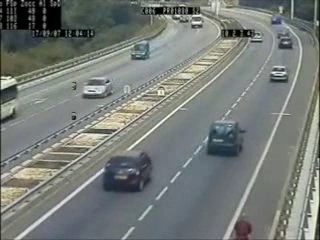
#> input picture frame 75 of {Learning from Krish Naik} Detection of various things/image_examples/cars.avi, 320 x 240 px, given in place of the camera
$ jupyter execute --allow-errors 'day_1 - opencv basics_cj5_m7yrx9o.ipynb'   (text cells are left out)
#> lines starting #> are read from the running program, lines starting #| are printed output that depends on the picture; after the words box and inside, x2 and y2 are one past the last pixel; in counts of white or black regions, pixels touching at a corner belong together; pictures that were not available may be replaced by others from this repository, and a replacement may not be noted
[cell 1]
import cv2 #Import the OpenCV Library
import numpy as np

print(cv2.__version__)

[cell 2]
#Reading & Displaying an Image

img = cv2.imread('dog.jpg')
#imread enables us to read an Image
#The 2nd argumnet is a flag which specifies the way image should be read

cv2.imshow("Output", img) #Displaying the Image

cv2.waitKey(0) #Delay. No. of Milliseconds for which we want to show our image window
cv2.destroyAllWindows()

[cell 3]
cv2.imwrite('copy_dog.jpg', img)
#> Out = True

[cell 4]
#Reading & Displaying a Video

cap = cv2.VideoCapture(0) #If you want to display the Video File, just give the name of it inplace of 0

# is a 4-byte identifier which specifies the format of a video stream

fourcc = cv2.VideoWriter_fourcc('X','V','I','D')

out = cv2.VideoWriter('Name of Output File.avi', fourcc, 20.0, (640,480)) #No. of frames/s, Frame Size

#Videos are just a sequence of Images
#So, we will add a while loop to capture the frame continuously

while True:
    success, frame = cap.read() #frame variable will capture the Video & success variable will tell us whether it was captured successfully or not
#> frame is the input picture: shape (240, 320, 3); mean B, G, R 120, 123.9, 118.8

    if success == True:

        out.write(frame)

        cv2.imshow("Video", frame)

        if cv2.waitKey(1) == ord('q'): #This adds a Delay and looks for the key press inorder to break the loop
#> (key q is pressed here)
            break

    else:
        break


cap.release() #Release the resources after recording
out.release()
cv2.destroyAllWindows()

[cell 5]
#Reading & Displaying a Video

cap = cv2.VideoCapture(0)

cap.set(3, 640)#Width
cap.set(4, 480)#Height
cap.set(10, 100)#brightness

#Videos are just a sequence of Images
#So, we will add a while loop to go through each frame

while True:
    success, img = cap.read() #img variable will capture the Video & success variable will tell us whether it was captured successfully or not
    cv2.imshow("Video", img)


    if cv2.waitKey(1) & 0xFF == ord('q'): #This adds a Delay and looks for the key press inorder to break the loop
#> (key q is pressed here)
        break

cap.release() #Release the resources after recording
cv2.destroyAllWindows()

[cell 6]
#Converting the Image into Gray Scale

#Reading an Image

img = cv2.imread('dog.jpg')

#> (the rest of this cell did not finish here and is left out)

[cell 7]
#Blur Function to Blur the Image

#Reading an Image

img = cv2.imread('dog.jpg')

#> (the rest of this cell did not finish here and is left out)

[cell 8]
#Edge Detector - Canny

img = cv2.imread('dog.jpg') #Reading an Image

imgCanny = cv2.Canny(img, 150, 200)#Threshold Values

kernel = np.ones((5,5), np.uint8)
#Type of the object which is unsigned integer of 8 bits which means the values can range from 0 to 255

#> (the rest of this cell did not finish here and is left out)

[cell 9]
#Resizing the Image

#Reading & Displaying an Image
import cv2
import numpy as np

img = cv2.imread('dog.jpg')
#Reading an Image

cv2.imshow("Output", img) #Displaying the Image

#> (the rest of this cell did not finish here and is left out)

#> (a cell that did not finish here is left out)

[cell 11]
#Cropping the Image

img = cv2.imread('dog.jpg') #Reading an Image

cv2.imshow("Output", img) #Displaying the Image

#> (the rest of this cell did not finish here and is left out)

[cell 12]
#0 means Black

img = np.zeros((512, 512))#Print a Black Image. It is a GrayScale Image

cv2.imshow("O", img)

print(img.shape)

cv2.waitKey(0)
cv2.destroyAllWindows()

[cell 13]
#0 means Black

img = np.zeros((512, 512, 3),np.uint8 )#Print a Black Image with 3 Channles RGB.

#img[:] = 255, 0 , 0

cv2.line(img, (0,0), (300,300), (0,255,255),3) #Staring Pt., Ending Pt., Color, Thickness

cv2.imshow("O", img)
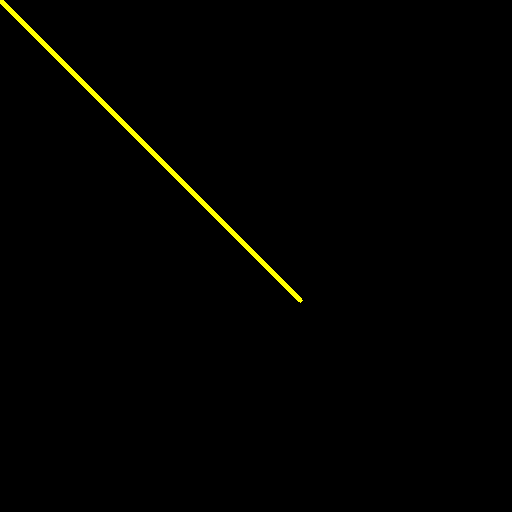
#> window 'O': shape (512, 512, 3); mean B, G, R 0, 2, 2

#print(img.shape)

cv2.waitKey(0)
cv2.destroyAllWindows()

[cell 14]
cv2.rectangle(img, (0,0), (250,350), (0, 255, 255), cv2.FILLED) #cv2.FILLED is used to Fill the Rectangles
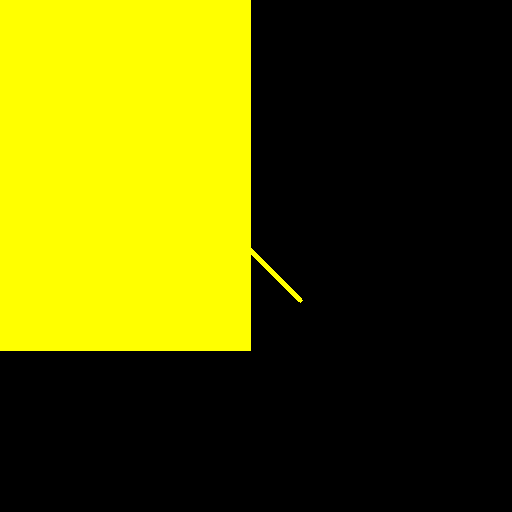
#> img: shape (512, 512, 3); mean B, G, R 0, 86, 86

cv2.imshow("O", img)

#print(img.shape)

cv2.waitKey(0)
cv2.destroyAllWindows()

[cell 15]
cv2.circle(img, (400,50), 30 , (0, 255, 255), cv2.FILLED) #Center, Radius , Color

cv2.imshow("O", img)

#print(img.shape)

cv2.waitKey(0)
cv2.destroyAllWindows()

[cell 16]
cv2.putText(img, "OpenCV", (300, 100), cv2.FONT_HERSHEY_COMPLEX, 1, (0, 150,0), 1) #Staring Pt., Font, Scale, Color, Thickness
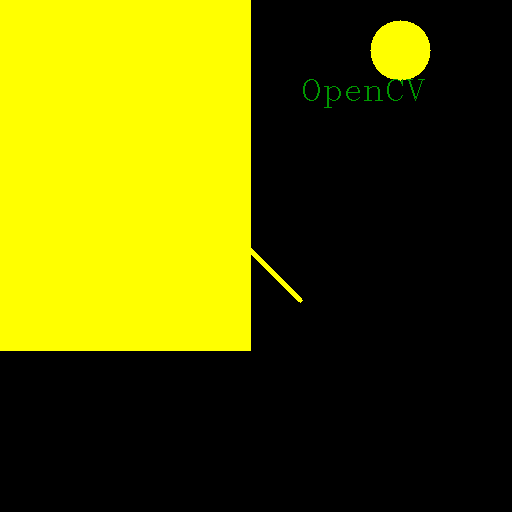
#> img: shape (512, 512, 3); mean B, G, R 0, 89, 88.8

cv2.imshow("O", img)

#print(img.shape)

cv2.waitKey(0)
cv2.destroyAllWindows()

[cell 17]
#How to Join Image Together

img = cv2.imread('dog.jpg') #Reading an Image

imgHor = np.hstack((img, img))#Images stacked in Horizonatl Direction

cv2.imshow("Horizontal", imgHor) #Displaying the Image


cv2.waitKey(0)
cv2.destroyAllWindows()

[cell 18]
#How to Join Image Together

img = cv2.imread('dog.jpg') #Reading an Image

imgVer = np.vstack((img, img))#Images stacked in Horizonatl Direction

cv2.imshow("Vertical", imgVer) #Displaying the Image


#Both the Images must have same Channels because they have a matrix and we cannot resize the Images

cv2.waitKey(0)
cv2.destroyAllWindows()

[cell 19]
faceCascade = cv2.CascadeClassifier("haarcascade_frontalface_default.xml")

img = cv2.imread('face.jpg') #Reading an Image
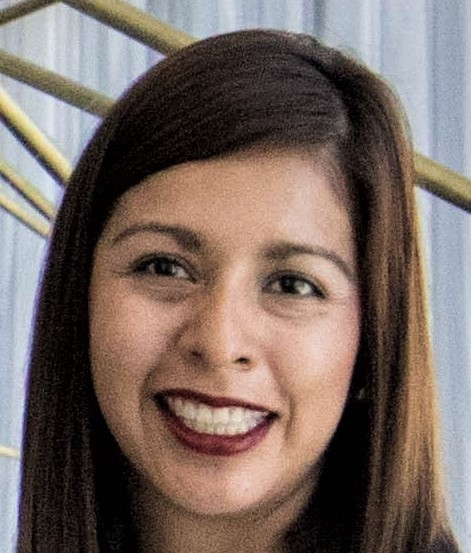
#> input picture Images/face.jpeg, 471 x 553 px, given in place of face.jpg, which was not available
#> img is the input picture: shape (553, 471, 3); mean B, G, R 98.9, 105.9, 121

img = cv2.resize(img, (1240,640))
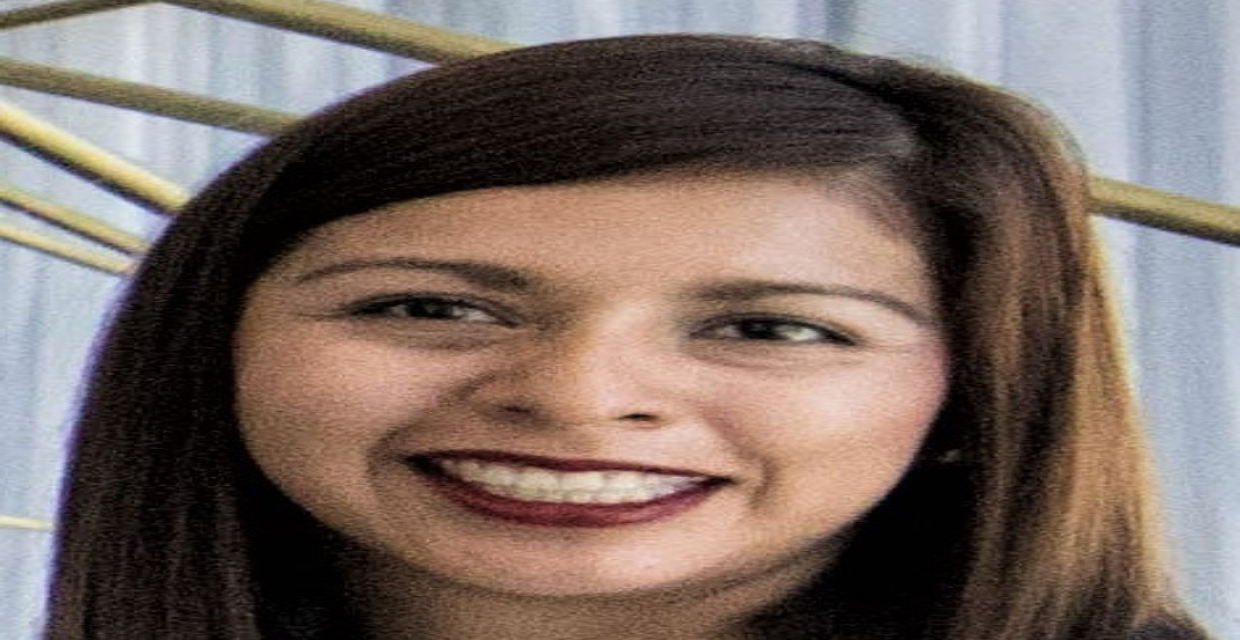
#> img: shape (640, 1240, 3); mean B, G, R 98.7, 105.7, 120.9
imgGray = cv2.cvtColor(img, cv2.COLOR_BGR2GRAY)
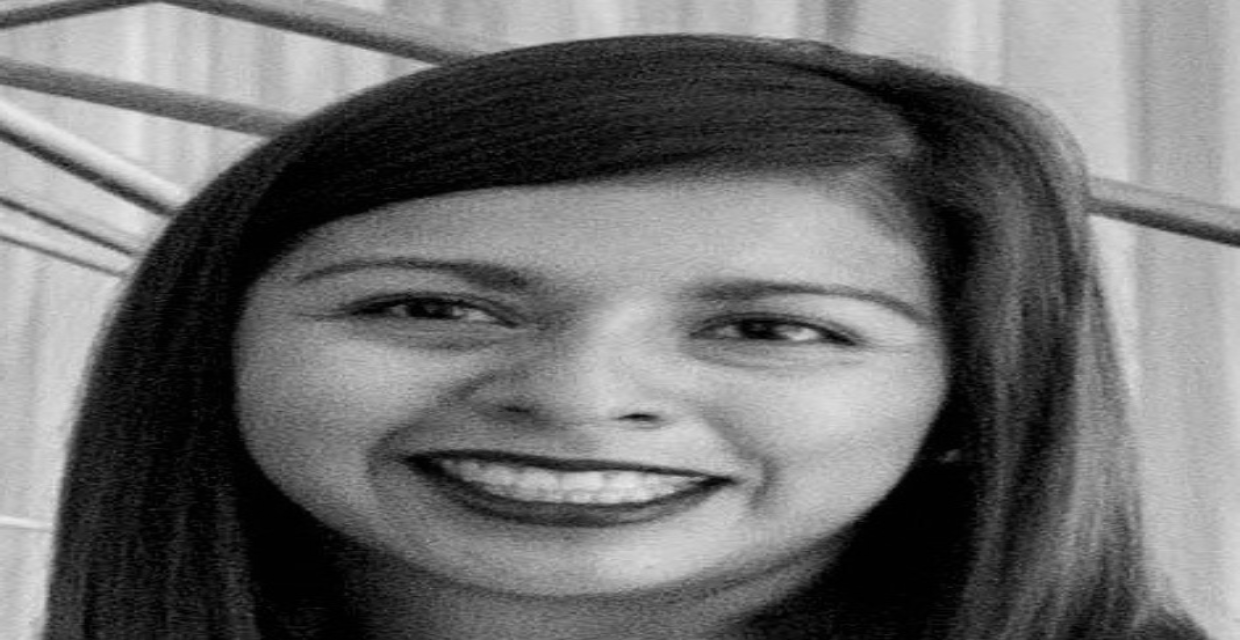
#> imgGray: shape (640, 1240); min 0, max 236, mean 109.5

faces = faceCascade.detectMultiScale(imgGray, 1.1, 4)
#> faces = [[581, 186, 379, 379]]

for (x, y, w, h) in faces:
    cv2.rectangle(img, (x,y),(x+w,y+h),(0,0,255),2)
#> this loop made 1 pass
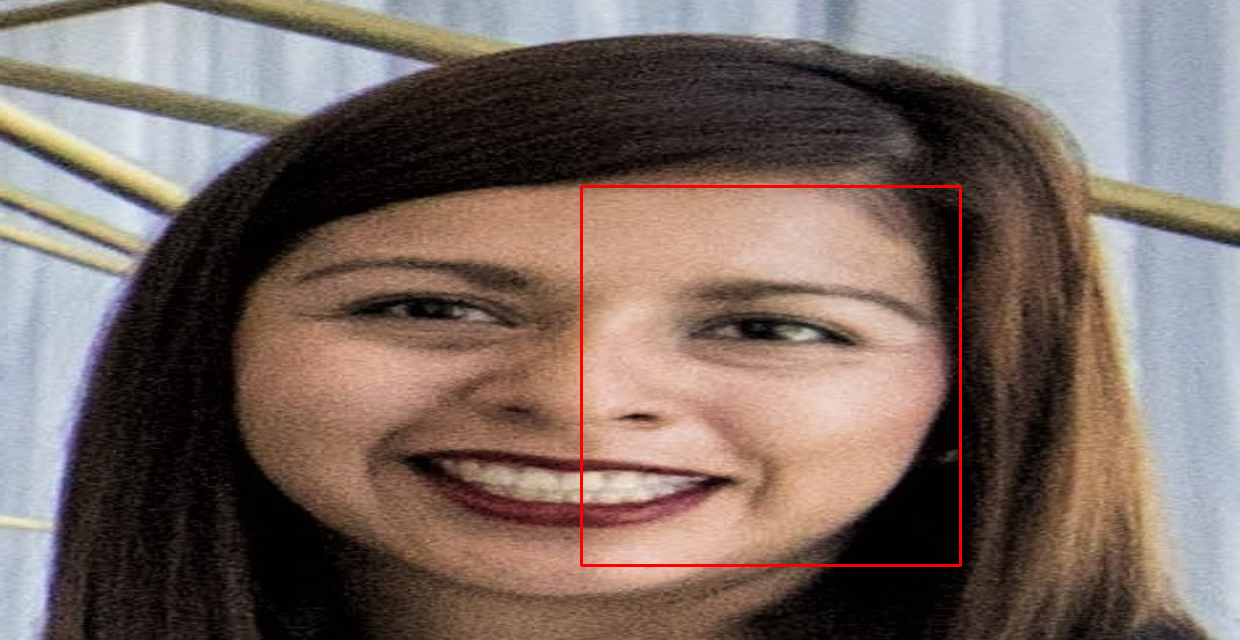
#> img: shape (640, 1240, 3); 0.57% of pixels changed, all inside (x1, y1, x2, y2) = (580, 185, 962, 567)

cv2.imshow("Output", img) #Displaying the Image

cv2.waitKey(0)
cv2.destroyAllWindows()

[cell 20]
import cv2
cap = cv2.VideoCapture('vid.mp4')

#Videos are just a sequence of Images
#So, we will add a while loop to capture the frame continuously

faceCascade = cv2.CascadeClassifier("haarcascade_frontalface_default.xml")


while True:
    success, frame = cap.read() #frame variable will capture the Video & success variable will tell us whether it was captured successfully or not


    imgGray = cv2.cvtColor(frame, cv2.COLOR_BGR2GRAY)
#> imgGray: shape (240, 320)

    faces = faceCascade.detectMultiScale(imgGray, 1.1, 4)
#> faces = ()

    for (x, y, w, h) in faces:
        cv2.rectangle(frame, (x,y),(x+w,y+h),(0,255,0),2)
#> this loop made 0 passes

    cv2.imshow("Video", frame)

    if cv2.waitKey(1) == ord('q'): #This adds a Delay and looks for the key press inorder to break the loop
#> (key q is pressed here)
        break


cap.release() #Release the resources after recording
cv2.destroyAllWindows()

[cell 21]
import cv2
cap = cv2.VideoCapture(0) #If you want to display the Video File, just give the name of it inplace of 0

#Videos are just a sequence of Images
#So, we will add a while loop to capture the frame continuously

faceCascade = cv2.CascadeClassifier("haarcascade_frontalface_default.xml")


while True:
    success, frame = cap.read() #frame variable will capture the Video & success variable will tell us whether it was captured successfully or not


    imgGray = cv2.cvtColor(frame, cv2.COLOR_BGR2GRAY)

    faces = faceCascade.detectMultiScale(imgGray, 1.1, 4)

    for (x, y, w, h) in faces:
        cv2.rectangle(frame, (x,y),(x+w,y+h),(0,0,255),3)

    cv2.imshow("Video", frame)

    if cv2.waitKey(1) == ord('q'): #This adds a Delay and looks for the key press inorder to break the loop
#> (key q is pressed here)
        break


cap.release() #Release the resources after recording
cv2.destroyAllWindows()

[cell 22]
#Face and Eyes Detection in Real-Time
cap = cv2.VideoCapture(0)

#Videos are just a sequence of Images
#So, we will add a while loop to capture the frame continuously

faceCascade = cv2.CascadeClassifier("haarcascade_eye.xml")
faceCascade1 = cv2.CascadeClassifier("haarcascade_frontalface_default.xml")


while True:
    success, frame = cap.read() #frame variable will capture the Video & success variable will tell us whether it was captured successfully or not


    imgGray = cv2.cvtColor(frame, cv2.COLOR_BGR2GRAY)

    eyes = faceCascade.detectMultiScale(imgGray, 1.1, 4)
#> eyes = ()
    faces = faceCascade1.detectMultiScale(imgGray, 1.1, 4)

    for (x, y, w, h) in faces:
        cv2.rectangle(frame, (x,y),(x+w,y+h),(0,0,0),2)

    for (x, y, w, h) in eyes:
        cv2.rectangle(frame, (x,y),(x+w,y+h),(0,0,0),2)

    cv2.imshow("Video", frame)

    if cv2.waitKey(1) == ord('q'): #This adds a Delay and looks for the key press inorder to break the loop
#> (key q is pressed here)
        break


cap.release() #Release the resources after recording
cv2.destroyAllWindows()

[cell 23]
cap = cv2.VideoCapture('vtest.avi') #note - insert a video link here

#Videos are just a sequence of Images
#So, we will add a while loop to capture the frame continuously

faceCascade = cv2.CascadeClassifier("haarcascade_fullbody.xml")


while True:
    success, frame = cap.read() #frame variable will capture the Video & success variable will tell us whether it was captured successfully or not


    imgGray = cv2.cvtColor(frame, cv2.COLOR_BGR2GRAY)

    faces = faceCascade.detectMultiScale(imgGray, 1.1, 4)

    for (x, y, w, h) in faces:
        cv2.rectangle(frame, (x,y),(x+w,y+h),(0,0,0),2)

    cv2.imshow("Video", frame)

    if cv2.waitKey(1) == ord('q'): #This adds a Delay and looks for the key press inorder to break the loop
#> (key q is pressed here)
        break


cap.release() #Release the resources after recording
cv2.destroyAllWindows()

$ run again, starting later in the video
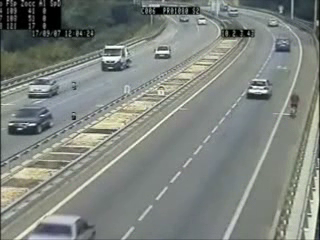
#> input picture frame 337 of {Learning from Krish Naik} Detection of various things/image_examples/cars.avi, 320 x 240 px, given in place of the camera
#> Out = True
#> frame is the input picture: shape (240, 320, 3); mean B, G, R 126.3, 131.7, 126
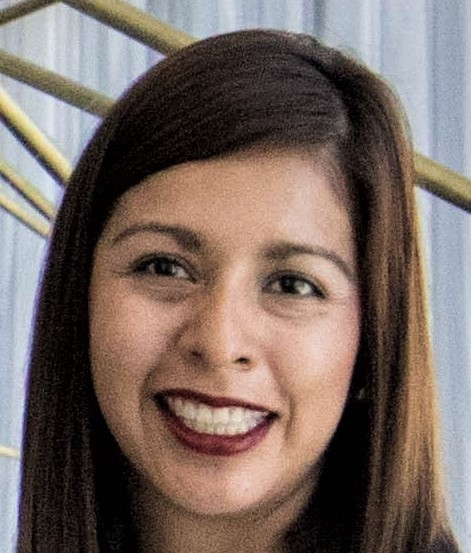
#> input picture Images/face.jpeg, 471 x 553 px, given in place of face.jpg, which was not available
#> img is the input picture: shape (553, 471, 3); mean B, G, R 98.9, 105.9, 121
#> `faces = faceCascade.detectMultiScale(imgGray, 1.1, 4)`: faces = [[581, 186, 379, 379]]
#> the loop `for (x, y, w, h) in faces:` made 1 pass
#> `faces = faceCascade.detectMultiScale(imgGray, 1.1, 4)`: faces = ()
#> eyes = [[39, 21, 24, 24], [50, 21, 23, 23]]
#> the loop `for (x, y, w, h) in eyes:` made 2 passes
#> after the loop `for (x, y, w, h) in eyes:`:
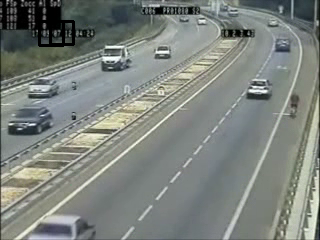
#> frame: shape (240, 320, 3); 0.56% of pixels changed, all inside (x1, y1, x2, y2) = (38, 20, 75, 47)

$ run again, starting later in the video
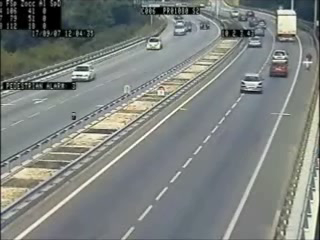
#> input picture frame 600 of {Learning from Krish Naik} Detection of various things/image_examples/cars.avi, 320 x 240 px, given in place of the camera
#> Out = True
#> frame is the input picture: shape (240, 320, 3); mean B, G, R 126.6, 129.8, 124.9
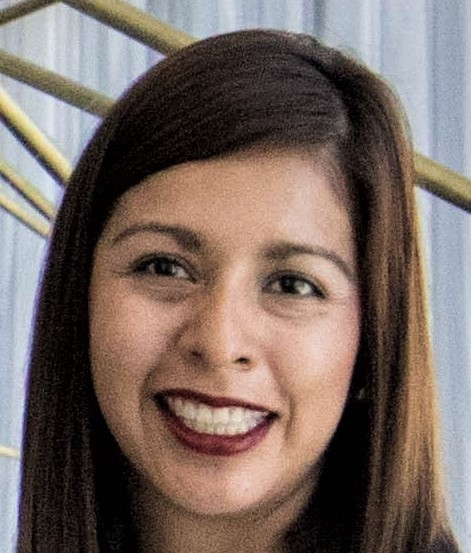
#> input picture Images/face.jpeg, 471 x 553 px, given in place of face.jpg, which was not available
#> img is the input picture: shape (553, 471, 3); mean B, G, R 98.9, 105.9, 121
#> `faces = faceCascade.detectMultiScale(imgGray, 1.1, 4)`: faces = [[581, 186, 379, 379]]
#> the loop `for (x, y, w, h) in faces:` made 1 pass
#> `faces = faceCascade.detectMultiScale(imgGray, 1.1, 4)`: faces = ()
#> eyes = [[39, 21, 24, 24], [50, 21, 23, 23]]
#> the loop `for (x, y, w, h) in eyes:` made 2 passes
#> after the loop `for (x, y, w, h) in eyes:`:
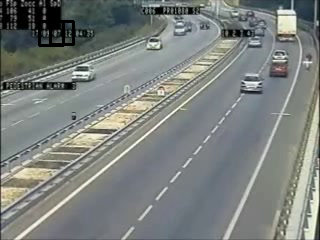
#> frame: shape (240, 320, 3); 0.55% of pixels changed, all inside (x1, y1, x2, y2) = (38, 20, 75, 47)
